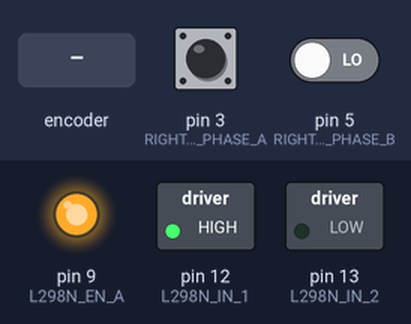
A sketch run on a simulated Arduino Uno, built with avr-gcc and run on an emulated ATmega328P. Parts: switched loads named in the sketch (green lamp = pin HIGH), output pins drawn as LEDs (lit = HIGH). The inputs (shaded band) are chosen by the test bench; at power-on: pin 3 (RIGHT_ENCODER_PHASE_A) HIGH, pin 5 (RIGHT_ENCODER_PHASE_B) LOW. What the sketch prints to the serial monitor is not drawn.

Above: at 1.2 s.
1.3 s: rotary encoder on pin 3 (RIGHT_ENCODER_PHASE_A) / pin 5 (RIGHT_ENCODER_PHASE_B) turned 1 step (first pin leading)
Timing chart, 0 to 4.3 s (numbered marks = the images above; inputs shaded):
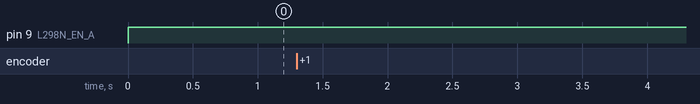

Measured:
- after the input at 1.3 s, every drawn part: stays the same

The sketch:

simple_encoder_reader.ino
```cpp
#define L298N_EN_A 9
#define L298N_IN_1 12
#define L298N_IN_2 13

#define RIGHT_ENCODER_PHASE_A 3
#define RIGHT_ENCODER_PHASE_B 5

unsigned int right_encoder_counter = 0;
String right_encoder_sign = "p";
double right_wheel_meas_vel = 0.0;

void setup() {
  pinMode(L298N_EN_A, OUTPUT);
  pinMode(L298N_IN_1, OUTPUT);
  pinMode(L298N_IN_2, OUTPUT);
  pinMode(RIGHT_ENCODER_PHASE_B, INPUT);

  attachInterrupt(digitalPinToInterrupt(RIGHT_ENCODER_PHASE_A), rightEncoderCallback, RISING);

  digitalWrite(L298N_IN_1, HIGH);
  digitalWrite(L298N_IN_2, LOW);

  Serial.begin(115200);
}

void loop() {
  right_wheel_meas_vel = (10 * right_encoder_counter * (60.0 / 385.0)) * 0.10472;
  String encoder_read = "r" + right_encoder_sign +  String(right_wheel_meas_vel);
  Serial.println(encoder_read);

  analogWrite(L298N_EN_A, 255);

  right_encoder_counter = 0;
  delay(100);
}

void rightEncoderCallback()
{
  right_encoder_counter++;
  if(digitalRead(RIGHT_ENCODER_PHASE_B) == HIGH)
  {
    right_encoder_sign = "p";
  }
  else
  {
    right_encoder_sign = "n";
  }
}
```
